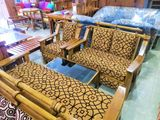
#> input picture furniture_images/1634013128220_Teak Katrina Sofa  StoolTKS2503 for sale.jpg, 160 x 120 px, given as the content of the folder data, which was not available
$ python prepare_dataset.py -o out.png
#> lines starting #> are read from the running program, lines starting #| are printed output that depends on the picture
from argparse import ArgumentParser
from collections import defaultdict
import os
import random
import numpy as np
from tqdm import tqdm
from PIL import Image
import shutil
import pandas as pd

def get_args() -> dict:
    parser = ArgumentParser(
        prog="resize images",
        description="resize images for designated size",
    )

    parser.add_argument("--input", "-i", type=str, default="data")
    parser.add_argument("--output", "-o", type=str, required=True)
    parser.add_argument("--size", "-s", type=int, default=128)
    parser.add_argument("--augment", "-a", type=int, default=1)
    parser.add_argument("--train-ratio", "-r", type=float, default=.8)
    parser.add_argument("--verbose", "-v", action="store_true")

    return parser.parse_args()


def prepare_train_test_images(src: str, dst: str, size: int, train_ratio: float=.8, augment_size: int=1, verbose: bool=False):

#> called with src = 'data', dst = 'out.png', size = 128, train_ratio = 0.8, augment_size = 1, verbose = False
    summary_report = dict()

    images = list()
    if os.path.exists(dst):
        shutil.rmtree(dst)

    for label in os.listdir(src):

        label_images = list(map(str, list(os.listdir(f'{src}/{label}'))))
        random.shuffle(label_images)
        split_index = int(len(label_images)*train_ratio)
        images.extend([f'{dst}/train/{label}/{image}' for image in label_images[:split_index]])
        images.extend([f'{dst}/val/{label}/{image}' for image in label_images[split_index:]])

        os.makedirs(f'{dst}/train/{label}', exist_ok=True)
        os.makedirs(f'{dst}/val/{label}', exist_ok=True)


    summary_report['total_images'] = len(images)
    summary_report['train'] = defaultdict(int)
    summary_report['val'] = defaultdict(int)

    pbar = tqdm(images)
    for image in pbar:
        image_org = f'{src}/{image.split("/",2)[2]}'
        try:
            pbar.set_description(image_org[:35])
            _, phase, label, _  = image.split("/", 4)

            if phase == "train":
                for i in range(augment_size):
                    Image.open(image_org).resize((size,size)).save(image.rsplit(".",2)[0]+f"_{i}.{image.rsplit('.',2)[1]}")
                    summary_report[phase][label] += 1
            else:
                Image.open(image_org).resize((size,size)).save(image)
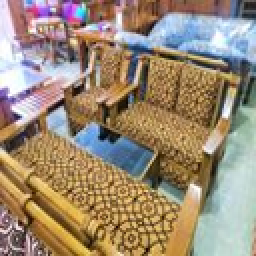
#> saved as 1634013128220_Teak Katrina Sofa  StoolTKS2503 for sale.jpg: PIL image 128x128 RGB (shown 2 times larger); mean R, G, B 155.9, 138.7, 117.6
                summary_report[phase][label] += 1

        except OSError as e:
            print(e, ' :: ', image_org)
    pbar.close()

    data = list()
    if verbose:
        print(
            f"Total images: {summary_report['total_images']}"
        )
        for phase in ['train', 'val']:
            for label, count in summary_report[phase].items():
                data.append(
                    dict(
                    phase=phase,
                    label=label,
                    count=count,
                    )
                )
        df = pd.DataFrame(data)
        print(pd.crosstab(df.label, df.phase, values=df['count'], aggfunc=np.sum, margins=True))

if __name__ == '__main__':
    args = get_args()
    prepare_train_test_images(args.input, args.output, args.size, args.train_ratio, args.augment, args.verbose)

$ run again, on furniture_images/1634015213019_Teak Dinning Table with Chairs6 X3Td1605 for sale.jpg
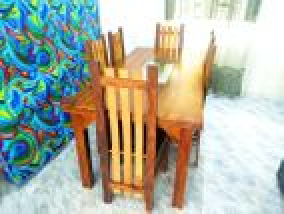
#> input picture furniture_images/1634015213019_Teak Dinning Table with Chairs6 X3Td1605 for sale.jpg, 142 x 107 px, given as the content of the folder data, which was not available (shown 2 times larger)
#> in prepare_train_test_images, `Image.open(image_org).resize((size,size)).save(image)`:
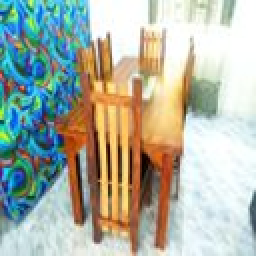
#> saved as 1634015213019_Teak Dinning Table with Chairs6 X3Td1605 for sale.jpg: PIL image 128x128 RGB (shown 2 times larger); mean R, G, B 173.1, 179.2, 166
